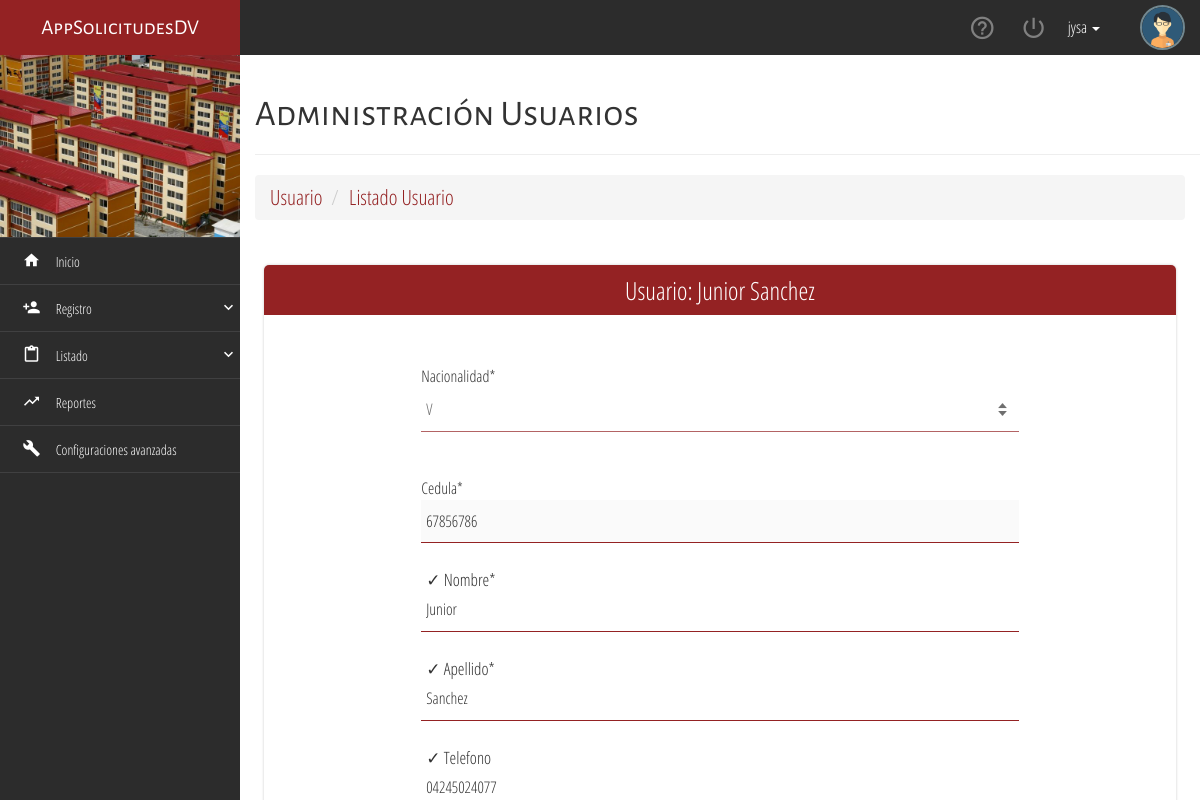
The app's page /usuario/2/update/ (signed in) with its own data.
### usuario/models.py (models this page shows, shortened)
class Usuario(AbstractBaseUser, PermissionsMixin):
    username = models.CharField(_('username'),
                                max_length=40, null=False, unique=True)
    tipo_cedula = models.CharField(max_length=1, choices=(('V', 'V'), ('E', 'E')))
    cedula = models.CharField(unique=True, blank=True, null=True, max_length=8)
    nombre = models.CharField(max_length=60)
    apellido = models.CharField(max_length=60)
    telefono = models.CharField(blank=True, null=True, max_length=11)
    fecha_nacimiento = models.DateField(null=True, blank=True)
    correo = models.EmailField(blank=True, null=True)
    direccion = models.CharField(max_length=9999, blank=True, null=True)
    is_active = models.BooleanField(_('active'), default=True)
    is_staff = models.BooleanField(_('staff status'), default=False)
    is_superuser = models.BooleanField(_('superuser status'), default=False)
    date_joined = models.DateTimeField(_('date joined'), default=timezone.now)
    created_at = models.DateTimeField(auto_now_add=True)
    updated_at = models.DateTimeField(auto_now=True)
    objects = UsuarioManager()
    USERNAME_FIELD = 'username'
    def get_full_name(self):
        return '{} {}'.format(self.nombre, self.apellido)

### usuario/views.py (the view, shortened to what this page needs)
class UsuarioUpdateView(LoginRequiredMixin, UpdateView):
    model = models.Usuario
    form_class = forms.UsuarioActualizarForm
    def get_context_data(self, **kwargs):
        context = super(UsuarioUpdateView, self).get_context_data(**kwargs)
        context['user'] = {"exist": True, "user": self.object}
        return context

### usuario/forms.py
class UsuarioActualizarForm(forms.ModelForm):
    tipo_cedula = forms.ChoiceField(choices=(('V', 'V'), ('E', 'E')), disabled=True)
    cedula = forms.CharField(disabled=True)
    class Meta:
        model = models.Usuario
        fields = ('tipo_cedula', 'cedula', 'nombre',
                  'apellido', 'telefono', 'fecha_nacimiento',
                  'correo', 'direccion')

### templates/usuario/usuario_form.html (shortened to what this page needs)
{% extends "base.html" %}
{% load static %}
{% load widget_tweaks %}
{% block title_page %}Administración Usuarios{% endblock %}
{% block context %}
<div class="container-fluid">
    <div class="row">
        <div class="col-xs-12 lead">
            <ol class="breadcrumb">
                <li class="active">Usuario</li>
                <li><a href="{% url 'usuario:list' %}">Listado Usuario</a></li>
            </ol>
        </div>
    </div>
</div>
<div class="container-fluid">
    <div class="container-flat-form">
        {% if user.exist %}
        <div class="title-flat-form">Usuario: {{ user.user.get_full_name }}</div>
        {% else %}
        <div class="title-flat-form">Registrar un nuevo usuario</div>
        {% endif %}
        <form autocomplete="off" method="POST">
            <div class="row">
                <div class="col-xs-12 col-sm-8 col-sm-offset-2">
                    <div class="group-material">
                        <span>Nacionalidad*</span>
                        {{ form.tipo_cedula|add_class:"material-control tooltips-general"|attr:"data-toggle:tooltip"|attr:"data-toggle:top"|attr:"required:required"|attr:"title:EligeEl Tipo De Cedula"|attr:"autofocus" }}
                    </div>
                    <div class="group-material">
                        {% if not user.exist %}
                        {{ form.cedula|add_class:"material-control tooltips-general"|attr:"placeholder:Cedula"|attr:"required:required"|attr:"maxlength:8"|attr:"pattern:[0-9]{1,8}"|attr:"data-toggle:tooltip"|attr:"data-placement:top"|attr:"title:Escribela cedula del administrador" }}
                        <span class="highlight"></span>
                        <span class="bar"></span>
                        <label>Cedula*</label>
                        {% else %}
                        <span>Cedula*</span>
                        {{ form.cedula|add_class:"material-control tooltips-general"|attr:"required:required"|attr:"maxlength:8"|attr:"pattern:[0-9]{1,8}"|attr:"data-toggle:tooltip"|attr:"data-placement:top"|attr:"title:La Cedula Esta Ihnabilitada para la edición" }}
                        <span class="highlight"></span>
                        {% endif %}
                    </div>
                    <div class="group-material">
                        {{ form.nombre|add_class:"material-control tooltips-general"|attr:"placeholder:Nombre"|attr:"required:required"|attr:"maxlength:60"|attr:"pattern:[a-zA-ZáéíóúÁÉÍÓÚñÑ ]{1,60}"|attr:"data-toggle:tooltip"|attr:"data-placement:top"|attr:"title:Escribe el nombre del administrador" }}
                        <span class="highlight"></span>
                        <label>Nombre*</label>
                    </div>
                    <div class="group-material">
                        {{ form.apellido|add_class:"material-control tooltips-general"|attr:"placeholder:Apellido"|attr:"required:required"|attr:"maxlength:60"|attr:"pattern:[a-zA-ZáéíóúÁÉÍÓÚñÑ ]{1,60}"|attr:"data-toggle:tooltip"|attr:"data-placement:top"|attr:"title:Escribe el apellido del administrador" }}
                        <span class="highlight"></span>
                        <label>Apellido*</label>
                    </div>
                    <div class="group-material">
                        {{ form.telefono|add_class:"material-control tooltips-general"|attr:"placeholder:Telefono"|attr:"maxlength:11"|attr:"pattern:[0-9]{1,11}"|attr:"data-toggle:tooltip"|attr:"data-placement:top"|attr:"title:Escribe el Telefono del administrador" }}
                        <span class="highlight"></span>
                        <label>Telefono</label>
                    </div>
                </div>
            </div>
        </form>
    </div>
</div>
{% endblock %}

### templates/base.html (shortened to what this page needs)
{% load static %}
<!DOCTYPE html>
<html lang="en">
<head>
	<link rel="stylesheet" href="{% static 'css/sweet-alert.css' %}">
	<link rel="stylesheet" href="{% static 'css/material-design-iconic-font.min.css' %}">
	<link rel="stylesheet" href="{% static 'css/normalize.css' %}">
	<link rel="stylesheet" href="{% static 'css/bootstrap.min.css' %}">
	<link rel="stylesheet" href="{% static 'css/jquery.mCustomScrollbar.css' %}">
	<link rel="stylesheet" href="{% static 'css/style.css' %}">
</head>
<body>
	<div class="navbar-lateral full-reset">
		<div class="full-reset container-menu-movile custom-scroll-containers">
			<div class="logo full-reset all-tittles">
				AppSolicitudesDV
			</div>
			<div class="full-reset" style="background-color:#2B3D51; padding: 0px 0; color:#fff;">
				<figure>
					<img class="" src="{% static 'assets/img/a.jpg'%}" style="width: 100%;">
				</figure>
			</div>
			<div class="full-reset nav-lateral-list-menu">
				<ul class="list-unstyled">
					<li>
						<a href="{% url 'inicio' %}">
							<i class="zmdi zmdi-home zmdi-hc-fw"></i>
							&nbsp;&nbsp; Inicio
						</a>
					</li>
					<li>
						<div class="dropdown-menu-button">
							<i class="zmdi zmdi-account-add zmdi-hc-fw"></i>
							&nbsp;&nbsp; Registro
							<i class="zmdi zmdi-chevron-down pull-right zmdi-hc-fw"></i>
						</div>
					</li>
					<li>
						<div class="dropdown-menu-button">
							<i class="zmdi zmdi-assignment-o zmdi-hc-fw"></i>
							&nbsp;&nbsp; Listado
							<i class="zmdi zmdi-chevron-down pull-right zmdi-hc-fw"></i>
						</div>
					</li>
					<li>
						<a href="report.html">
							<i class="zmdi zmdi-trending-up zmdi-hc-fw"></i>
							&nbsp;&nbsp; Reportes
						</a>
					</li>
					<li>
						<a href="advancesettings.html">
							<i class="zmdi zmdi-wrench zmdi-hc-fw"></i>
							&nbsp;&nbsp; Configuraciones avanzadas
						</a>
					</li>
				</ul>
			</div>
		</div>
	</div>
	<div class="content-page-container full-reset custom-scroll-containers">
		<nav class="navbar-user-top full-reset">
			<ul class="list-unstyled full-reset">
				<figure>
					<img src="{% static 'assets/img/user01.png'%}" alt="user-picture" class="img-responsive img-circle center-box">
				</figure>
				<li class="dropdown">
					<a href="#" class="dropdown-toggle menu" data-toggle="dropdown" style="color: #fff;">
						{{ request.user.username }}
						<b class="caret"></b>
					</a>
				</li>
				<li class="tooltips-general exit-system-button" data-href="{% url 'logout' %}" data-placement="bottom" title="Cerrar Sesión">
					<i class="zmdi zmdi-power"></i>
				</li>
				<li class="tooltips-general btn-help" data-placement="bottom" title="Ayuda">
					<i class="zmdi zmdi-help-outline zmdi-hc-fw"></i>
				</li>
			</ul>
		</nav>
		<div class="container">
			<div class="page-header">
				<h1 class="all-tittles">{% block title_page %}{% endblock %}</h1>
			</div>
		</div>
		{% block context %}
		{% endblock %}
	</div>
</body>
</html>

### static/css/style.css (style rules this page uses)
html, body { height: 100%; margin: 0; padding: 0; width: 100%; font-size: 16px; font-family: "Parrafos" !important; background-color: #fff; }
.all-tittles { font-family: "Titulos" !important; }
.center-box { margin: 0 auto; }
.full-reset { margin: 0; padding: 0; width: 100%; }
.navbar-user-top { background-color: #2c2c2c; height: 55px; position: relative; top: 0; left: 0; z-index: 7; }
.navbar-user-top > ul { height: 55px; padding: 0 15px; margin: 0; }
.navbar-user-top > ul > li { display: inline-block; float: right; color: rgba(255,255,255,.4); height: 55px; margin: 0 12px; text-align: center; cursor: pointer; line-height: 55px; }
.navbar-user-top > ul > li > i { font-size: 27px; line-height: 55px; }
.navbar-user-top > ul > figure > img { width: 45px; float: right; height: 45px; border: 2px solid #728890; margin-top: 5px; }
.navbar-lateral { width: 20%; height: 100%; position: absolute; top: 0; left: 0; z-index: 1; }
.container-menu-movile { background-color: #2c2c2c; height: 100% !important; }
.logo { height: 55px; line-height: 55px; background-color: #942223; color: #fff; text-align: center; font-size: 21px; overflow: hidden; }
.content-page-container { height: 100%; position: absolute; top: 0; right: 0; z-index: 1; width: 80%; background-color: #fff; }
.nav-lateral-list-menu ul li { margin: 0; padding: 0; display: block; }
.nav-lateral-list-menu ul li a, .nav-lateral-list-menu ul li div { width: 100%; min-height: 45px; line-height: 45px; display: block; padding: 0; padding-left: 20px; font-size: 14px; text-decoration: none; color: #fff; border-bottom: 1px solid rgba(230,233,238,.1); transition: .3s all ease-in-out; -moz-transition: .3s all ease-in-out; -ms-transition: .3s all ease-in-out; -webkit-transition: .3s all ease-in-out; }
.nav-lateral-list-menu i { font-size: 18px; line-height: 45px; }
.nav-lateral-list-menu ul li:first-child { border-top: 1px solid rgba(230,233,238,.1); }
.nav-lateral-list-menu ul li div { cursor: pointer; }
.container-flat-form { width: 98%; margin: 25px auto; box-shadow: 0 0 3px rgba(0,0,0,.2); border-radius: 5px; position: relative; padding-bottom: 25px; }
.title-flat-form { background-color: #942223; height: 50px; color: #fff; text-align: center; font-size: 25px; line-height: 50px; border-radius: 5px 5px 0 0; margin-bottom: 50px; }
.group-material { position:relative; margin-bottom:45px; }
input.material-control, select.material-control { font-size:16px; padding:10px 10px 10px 5px; display:block; width:100%; border:none; border-bottom:1px solid #942223; }
select.material-control, select.no-style { -ms-appearance: none; -moz-appearance: none; -webkit-appearance: none; background: #fff url(../assets/icons/SelectMaterialIndicator.png) no-repeat scroll right 0.75rem center / 9px 13px; }
input.material-control:focus, select.material-control { outline:none; border-bottom:1px solid #942223; }
.group-material label { color:#999; font-size:18px; font-weight:normal; position:absolute; pointer-events:none; left:5px; top:10px; transition: all 0.2s ease; -moz-transition: all 0.2s ease; -webkit-transition: all 0.2s ease; }
input.material-control:focus ~ label, input.material-control:valid ~ label { top:-20px; font-size:17px; font-weight: 700; color:#333; font-weight: normal; }
input.material-control:valid ~ label:before { content: "✓ " }
.highlight { position:absolute; height:60%; width:100px; top:25%; left:0; pointer-events:none; opacity:0.5; }
@media (min-width: 1200px) { .navbar-lateral { display: inherit !important; } }

### templates/base.html (style rules this page uses)
a { color: #942223; text-decoration: none; }
.breadcrumb { margin-bottom: 0px; }
.breadcrumb>.active { color: #942223; }

### records on screen
Usuario: user.username "jysa"
Usuario: user.get_full_name "Junior Sanchez", tipo_cedula "V", cedula "67856786", nombre "Junior", apellido "Sanchez", telefono "04245024077"
